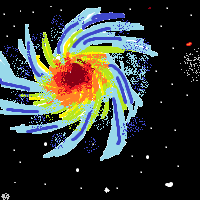
#> input picture galaktyka.png, 200 x 200 px
$ python redshift.py galaktyka.png
#> lines starting #> are read from the running program, lines starting #| are printed output that depends on the picture
import numpy as np
import matplotlib.pyplot as plt
from matplotlib.animation import FuncAnimation
from PIL import Image
import sys

C = 299792.458  # speed of light in km/s
lista = []
lista_pr = []
def redshift(distance_mpc, H0=70):
    v = H0 * distance_mpc  # km/s
    beta = v / C
    if beta >= 1:
        return float("inf")
    z = np.sqrt((1 + beta) / (1 - beta)) - 1
    lista.append(distance_mpc)
    lista_pr.append(v)
    return z

# [74 lines left out: functions wavelength_to_rgb, redshift_pixel, adjust_brightness, redshift_image_spectral, not called in this run]

def animate_redshift(img_path):
#> called with img_path = 'galaktyka.png'
    original = Image.open(img_path)
#> original is the input picture: PIL image 200x200 RGB; mean R, G, B 54.5, 59, 54.1
    fig, ax = plt.subplots(figsize=(10,10))
    ax.axis('off')
    im = ax.imshow(original)

    #Andromedas distance to Earth is around 0.9 Mpc
    distances = np.linspace(1, 5000, 500)
    redshifts = [redshift(d) for d in distances]

    for d, z in zip(distances, redshifts):
        print(f"Distance: {d:.1f} Mpc → z = {z:.4f}")

    frames = []

    # [9 lines left out: function update, not called in this run]

    ani = FuncAnimation(fig, update, frames=len(redshifts), interval=10)
    plt.show()
    return distances, redshifts

def plot_redshift(distances, redshifts):
    plt.figure(figsize=(13, 10))
    plt.plot(distances, redshifts, 'r-')
    plt.xlabel("Distance (Mpc)")
    plt.ylabel("Redshift (z)")
    plt.ylim(0,2)
    plt.title("Redshift vs Distance (Relativistic)")
    plt.grid(True)
    plt.plot(distances,np.ones(500),"b-")
    plt.show()
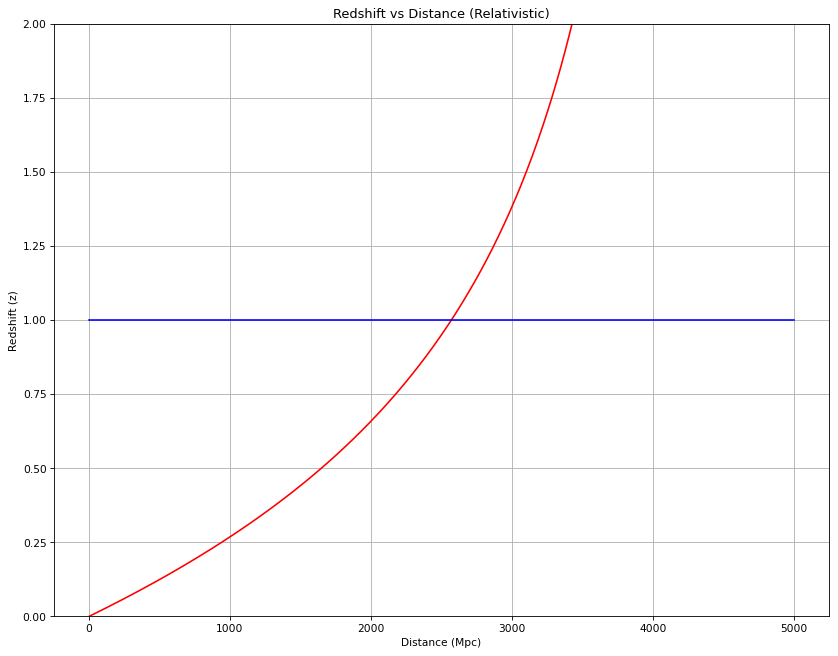
#> figure drawn by matplotlib, 1 panel

if __name__ == "__main__":
    a = sys.argv[1]
    i = 0
    image_path = a  # replace with your image
    distances, redshifts = animate_redshift(image_path)
    plot_redshift(distances, redshifts)
